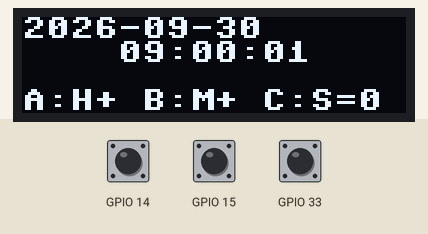
Bench run of a program on a simulated ESP32 board running MicroPython. On the bench: 128×32 one-colour display. Inputs (shaded band) come from the test bench; at power-on: GPIO 15 HIGH, GPIO 14 HIGH, GPIO 33 HIGH. The clock reads 2024-03-15 10:24:30 at power-on unless the program sets it; what the program prints to the serial console is not drawn.

Above: at 1.2 s.
1.3 s: GPIO 15 pulled LOW for 0.15 s
At 2.8 s:
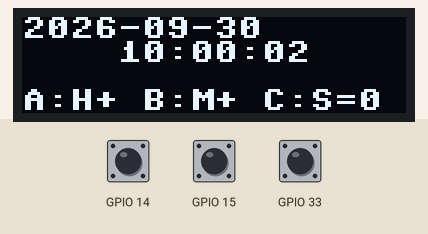
3.5 s: GPIO 14 pulled LOW for 0.15 s
At 4.6 s:
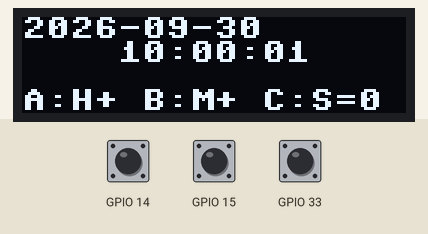
5.5 s: GPIO 33 pulled LOW for 0.15 s
At 6.8 s:
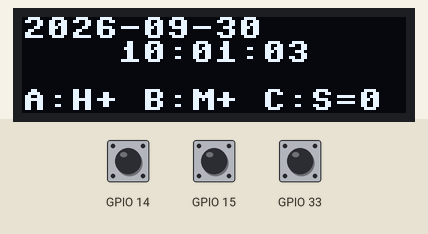
7.5 s: GPIO 14 pulled LOW for 1 s
At 8.8 s:
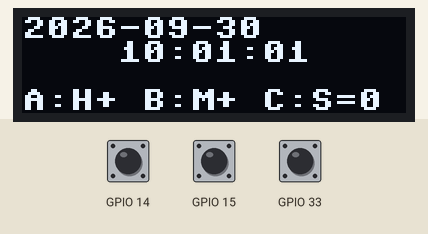
10.0 s: GPIO 15 pulled LOW for 1 s
At 10.8 s:
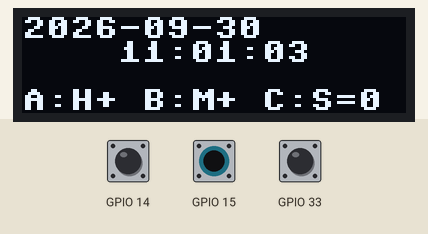
12.5 s: GPIO 33 pulled LOW for 1 s
At 13.8 s:
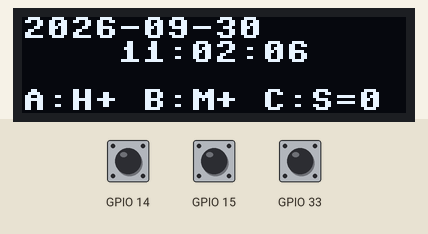
Timing chart, 0 to 15.5 s (numbered marks = the images above; inputs shaded):
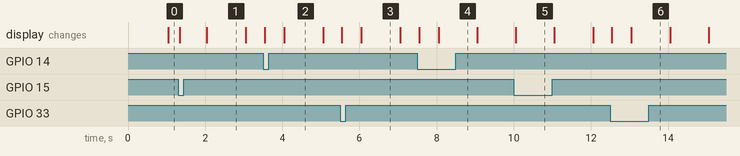

The program:

lab3_check1.py
```python
from machine import Pin, I2C, RTC
import time
import ssd1306

# Match these numbers to the actual wiring and MicroPython firmware.
SDA_PIN = 22
SCL_PIN = 20  # From the slides; verify support on the actual board.
BUTTON_A_PIN = 15
BUTTON_B_PIN = 33
BUTTON_C_PIN = 14

OLED_WIDTH = 128
OLED_HEIGHT = 32
OLED_ADDR = 0x3C
I2C_FREQ = 400000
DEBOUNCE_MS = 30
DISPLAY_MS = 100

# (year, month, day, weekday, hour, minute, second, subseconds)
# Fixed group setting, reset on every boot: Wednesday, 2026-09-30, 09:00:00.
START_TIME = (2026, 9, 30, 2, 9, 0, 0, 0)


def date_text(current):
    return "%04d-%02d-%02d" % (current[0], current[1], current[2])


def time_text(current):
    return "%02d:%02d:%02d" % (current[4], current[5], current[6])


class DebouncedButton:
    """Confirm a stable input in the main loop after a GPIO interrupt."""

    def __init__(self, name, number):
        self.name = name
        self.pin = Pin(number, Pin.IN, Pin.PULL_UP)
        self.pin.irq(handler=None)
        self.state = self.pin.value()
        self.candidate = self.state
        self.since = time.ticks_ms()
        self.pending = True
        self.debouncing = False
        self.initializing = True
        self.callback = self._on_edge

    def _on_edge(self, pin):
        # Keep the callback short; do all timing and actions in the main loop.
        if not self.pending:
            self.pending = True
            pin.irq(handler=None)

    def _arm(self):
        self.pin.irq(
            trigger=Pin.IRQ_FALLING | Pin.IRQ_RISING,
            handler=self.callback
        )
        # Recover an edge that occurred while this pin's interrupt was masked.
        if self.pin.value() != self.state:
            self.callback(self.pin)

    def update(self, now):
        # Return 0 for a confirmed press, 1 for release, or None for no event.
        if not self.pending:
            return None

        current = self.pin.value()
        if not self.debouncing:
            self.candidate = current
            self.since = now
            self.debouncing = True
        elif current != self.candidate:
            self.candidate = current
            self.since = now

        if time.ticks_diff(now, self.since) < DEBOUNCE_MS:
            return None

        event = None
        if not self.initializing and self.candidate != self.state:
            event = self.candidate

        # Establish the initial state without treating a held startup button
        # as a new press. Release it and press again to perform an action.
        self.state = self.candidate
        self.initializing = False
        self.debouncing = False
        self.pending = False
        self._arm()
        return event

    def close(self):
        self.pin.irq(handler=None)


class Watch:
    def __init__(self, rtc, display):
        self.rtc = rtc
        self.display = display
        self.last_frame = None
        self.last_printed_time = None

    def on_press(self, name):
        if name not in ("A", "B", "C"):
            return False

        # Read the RTC NOW, so editing never restores an old screen snapshot.
        current = list(self.rtc.datetime())
        if name == "A":
            current[4] = (current[4] + 1) % 24
        elif name == "B":
            current[5] = (current[5] + 1) % 60
        else:
            current[6] = 0
            current[7] = 0  # Start the next second from a whole-second boundary.

        # Manual hour/minute adjustment does not carry into other fields.
        self.rtc.datetime(tuple(current))
        print("Time adjusted:", time_text(current))
        return True

    def draw(self):
        current = self.rtc.datetime()
        frame = current[:7]
        if frame == self.last_frame:
            return False

        self.display.fill(0)
        self.display.text(date_text(current), 0, 0, 1)
        self.display.text(time_text(current), 32, 8, 1)
        self.display.text("A:H+ B:M+ C:S=0", 0, 24, 1)

        self.display.show()
        self.last_frame = frame

        if current[:7] != self.last_printed_time:
            print("Time:", date_text(current), time_text(current))
            self.last_printed_time = current[:7]
        return True


def main():
    used_pins = (SDA_PIN, SCL_PIN, BUTTON_A_PIN, BUTTON_B_PIN, BUTTON_C_PIN)
    if len(set(used_pins)) != len(used_pins):
        raise ValueError("OLED and buttons must use different GPIO pins")

    # Task 1: set the fixed starting time once on program startup.
    rtc = RTC()
    rtc.datetime(START_TIME)

    # Task 2: initialise the I2C screen and check that it answers.
    try:
        i2c = I2C(0, sda=Pin(SDA_PIN), scl=Pin(SCL_PIN), freq=I2C_FREQ)
        devices = i2c.scan()
    except (ValueError, OSError):
        print("I2C setup/scan failed: SDA=%d, SCL=%d" % (SDA_PIN, SCL_PIN))
        print("Check wiring and whether this firmware supports these pins.")
        if SCL_PIN == 20:
            print("Some ESP32 MicroPython firmware cannot use SCL=20.")
            print("Button C uses GPIO14; do not also use GPIO14 for SCL.")
        raise
    print("I2C devices:", [hex(address) for address in devices])
    if OLED_ADDR not in devices:
        raise OSError(
            "OLED 0x%02X not found; check 3V/GND, SDA=%d and SCL=%d"
            % (OLED_ADDR, SDA_PIN, SCL_PIN)
        )

    display = ssd1306.SSD1306_I2C(OLED_WIDTH, OLED_HEIGHT, i2c, addr=OLED_ADDR)
    watch = Watch(rtc, display)
    buttons = []

    print("LAB3 CHECK1 - RTC, OLED, three debounced buttons")
    print("A: hour +1; B: minute +1; C: seconds = 0")

    try:
        # Task 3: each button has its own interrupt and debounce state.
        for name, number in (("A", BUTTON_A_PIN),
                             ("B", BUTTON_B_PIN),
                             ("C", BUTTON_C_PIN)):
            buttons.append(DebouncedButton(name, number))

        next_draw = time.ticks_ms()
        while True:
            now = time.ticks_ms()
            for button in buttons:
                event = button.update(now)
                if event is not None:
                    if event == 0:
                        print("Button %s pressed: 0" % button.name)
                        if watch.on_press(button.name):
                            next_draw = now
                    else:
                        print("Button %s released: 1" % button.name)

            now = time.ticks_ms()
            if time.ticks_diff(now, next_draw) >= 0:
                next_draw = time.ticks_add(now, DISPLAY_MS)
                watch.draw()

            # Debouncing never waits in an inner loop; the clock keeps drawing.
            time.sleep_ms(2)

    except KeyboardInterrupt:
        print("Stopped")
    finally:
        for button in buttons:
            button.close()


# main.py starts the program with just: import lab3_check1
main()
```

Measured:
- what the display in image 1 shows lasts 1.0 s, from 2.0 s to 3.0 s
